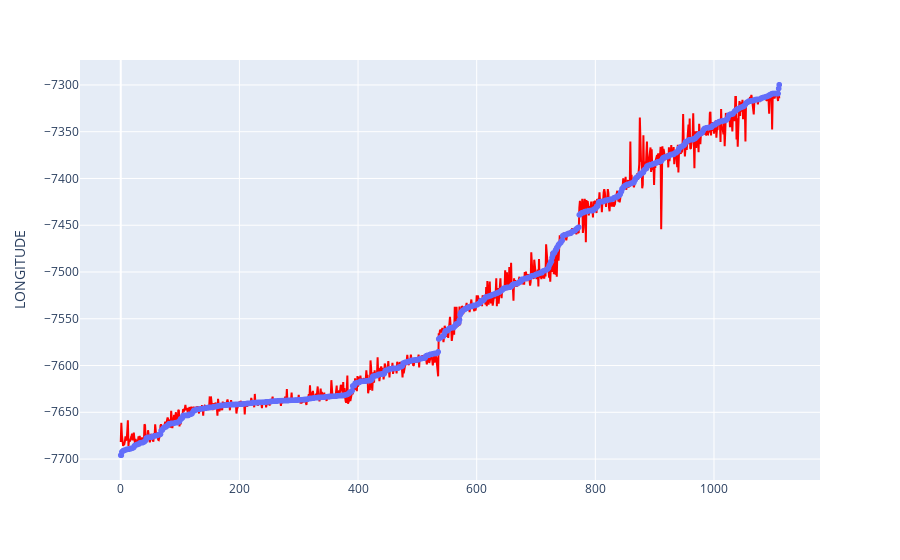

The code cell stored with this chart in its notebook:
### Code cell
LONG_plot.add_trace(prediction_trace)
LONG_plot.show()

### Figure 1 — Plotly figure (JSON) as saved in the notebook; plotly's stock layout.template omitted (floating-point values rounded to 4 significant figures; data arrays with more than 128 entries replaced by an {"elided": "..."} marker saying what was removed)
{"data": [{"hoverlabel": {"namelength": 0}, "hovertemplate": "LONGITUDE=%{y}", "legendgroup": "", "marker": {"color": "#636efa", "symbol": "circle"}, "mode": "markers", "name": "", "showlegend": false, "type": "scattergl", "xaxis": "x", "y": {"elided": "1111 float values"}, "yaxis": "y"}, {"line": {"color": "red"}, "mode": "lines", "showlegend": false, "type": "scatter", "y": {"elided": "1111 float values"}}], "layout": {"legend": {"tracegroupgap": 0}, "margin": {"t": 60}, "xaxis": {"anchor": "y", "domain": [0, 1]}, "yaxis": {"anchor": "x", "domain": [0, 1], "title": {"text": "LONGITUDE"}}}}
